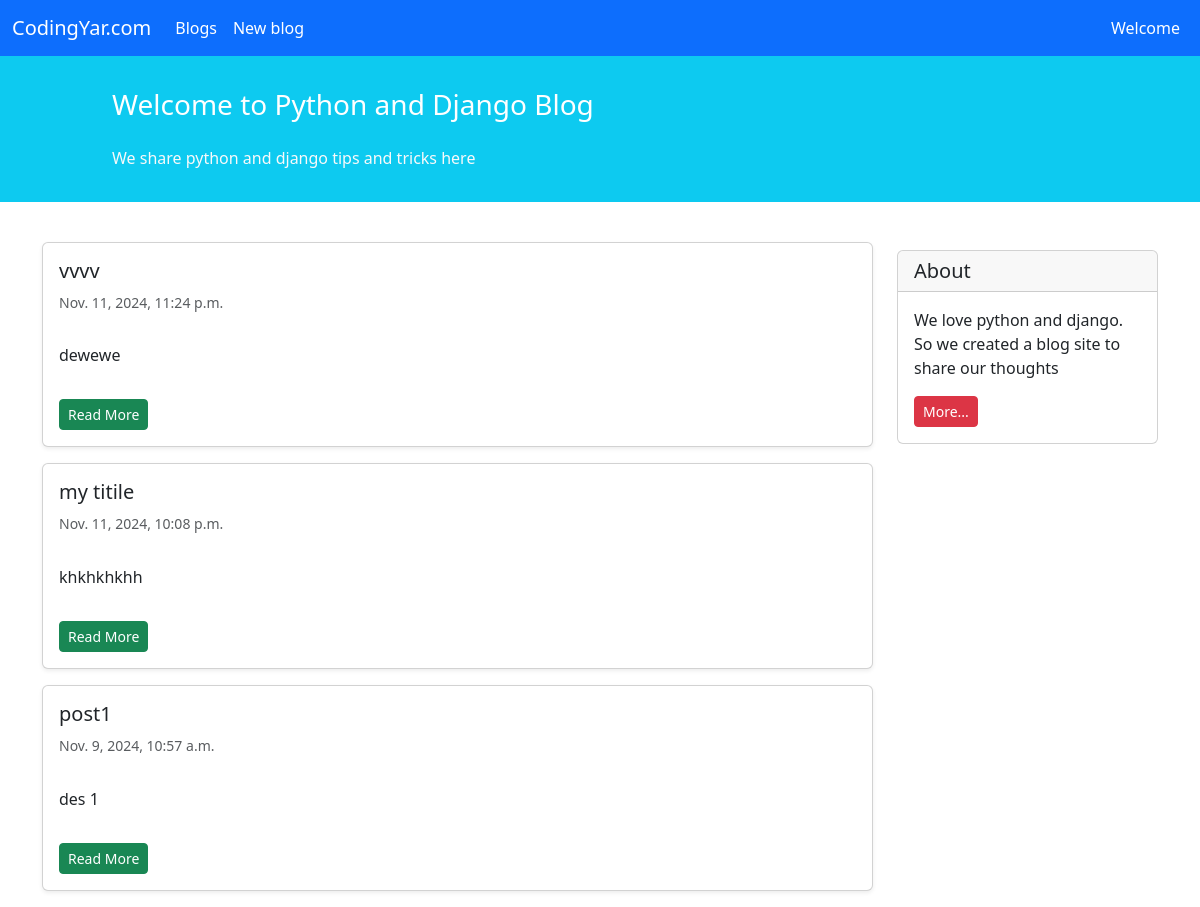
Page /post/list/ on the earlier database version.
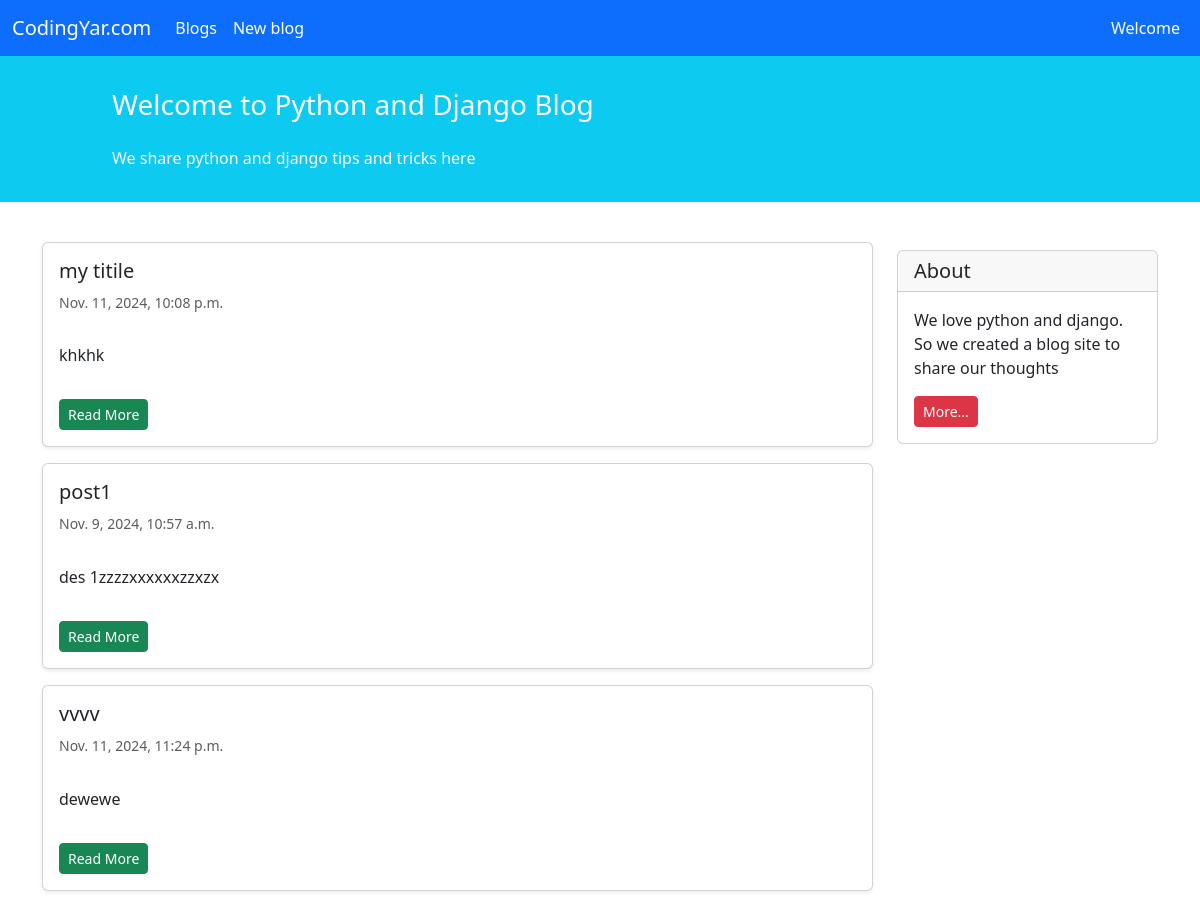
Same page on the later database version.
### blog/models.py (models this page shows, shortened)
class Post(models.Model):
    STATUS_CONDITION = (
        ('PUB', 'PUBLISHED'),
        ('DRF', 'DRAFT')
    )
    title = models.CharField(max_length=100)
    description = models.TextField()
    author = models.ForeignKey('auth.User', on_delete=models.CASCADE)
    datetime_created = models.DateTimeField(auto_now_add=True)
    datetime_modified = models.DateTimeField(auto_now=True)
    status = models.CharField(choices=STATUS_CONDITION, max_length=5, default=STATUS_CONDITION[0][0])

### blog/views.py (the view)
# urls.py: path('list/', post_list_view, name='post_list'),
def post_list_view(request):
    posts = Post.objects.filter(status='PUB').order_by('-datetime_modified')
    return render(request, 'blog/post_list.html', {'posts': posts})

### blog/templates/blog/post_list.html (shortened to what this page needs)
{% extends '_base.html' %}
{% block content %}
    <div class="container mt-4">
        <div class="row">
            <div class="col-9">
                {% for post in posts %}
                    <div class="card shadow-sm my-3">
                        <div class="card-body">
                            <h5 class="card-title">{{ post.title}}</h5>
                            <h6 class="card-subtitle mb-2 text-muted small py-2">{{ post.datetime_created }}</h6>
                            <p class="card-text py-3">{{ post.description }}</p>
                            <a href="{% url 'post_detail' post.id %}" class="btn btn-sm btn-success">Read More</a>
                        </div>
                    </div>
                {% endfor %}
            </div>
            <div class="col-3">
                <div class="card my-4">
                    <h5 class="card-header">About</h5>
                    <div class="card-body">
                        <p class="card-text">We love python and django. So we created a blog site to share our
                            thoughts</p>
                        <a href="#"
                           class="btn btn-sm btn-danger">
                            More...
                        </a>
                    </div>
                </div>
            </div>
        </div>
    </div>
{% endblock content %}

Differences in the rows shown:
changed Post "my titile": description "khkhkhkhh" → "khkhk"
changed Post "post1": description "des 1" → "des 1zzzzxxxxxxzzxzx"
shown differently, row unchanged: Post "vvvv": moves down the list
